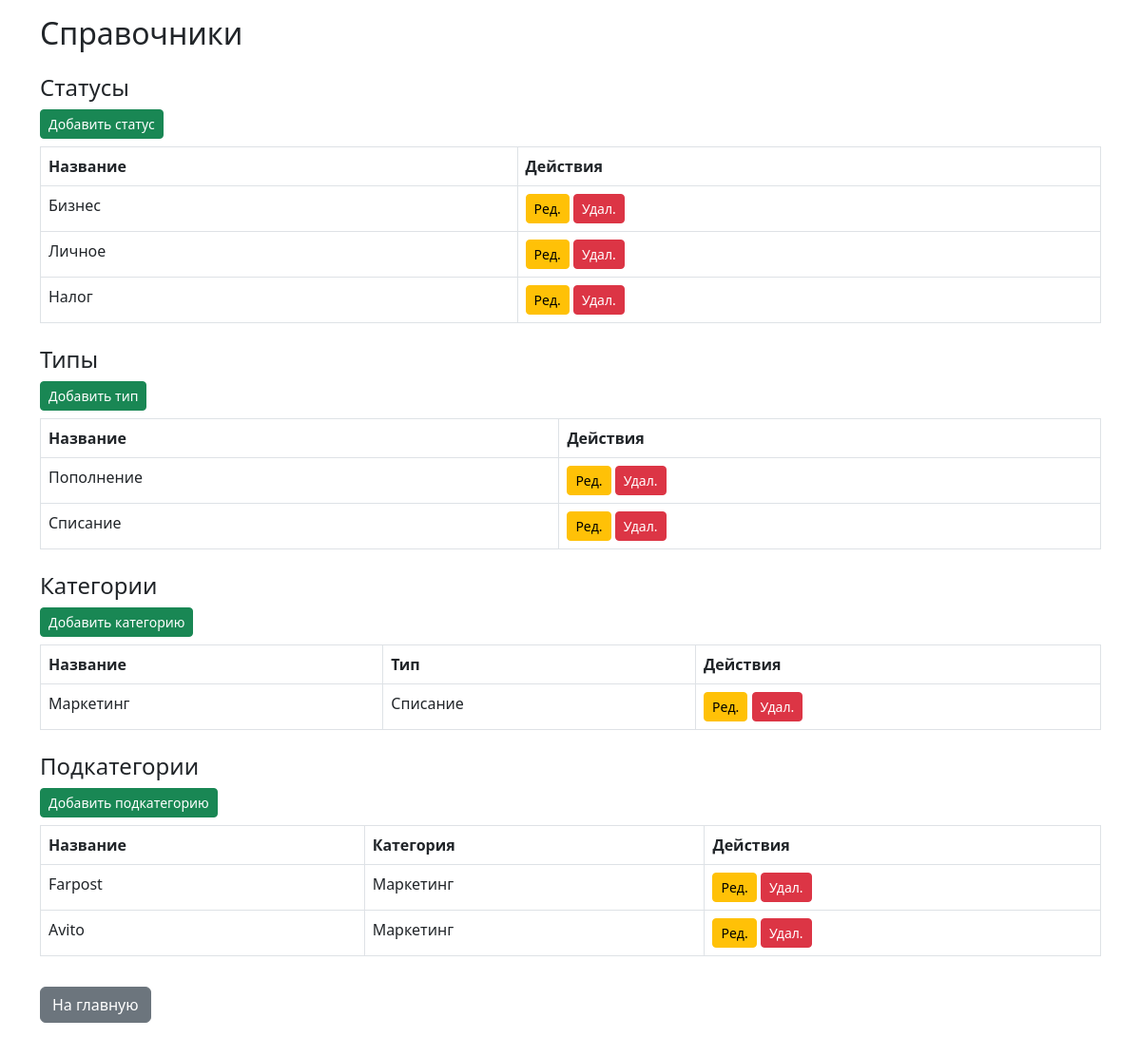
Page /catalog/ on the committed database.
### dds_app/models.py (models this page shows, shortened)
class Status(models.Model):
    name = models.CharField("Название статуса", max_length=50)
    class Meta:
        verbose_name = "Статус"
        verbose_name_plural = "Статусы"

class Type(models.Model):
    name = models.CharField("Тип", max_length=50)
    class Meta:
        verbose_name = "Тип"
        verbose_name_plural = "Типы"

class Category(models.Model):
    name = models.CharField("Категория", max_length=100)
    type = models.ForeignKey(Type, on_delete=models.CASCADE, related_name='categories')

class SubCategory(models.Model):
    name = models.CharField("Подкатегория", max_length=100)
    category = models.ForeignKey(Category, on_delete=models.CASCADE, related_name='subcategories')

### dds_app/views.py (the view)
# urls.py: path('catalog/', views.catalog, name='catalog'),
def catalog(request):
    context = {
        'statuses': Status.objects.all(),
        'types': Type.objects.all(),
        'categories': Category.objects.all(),
        'subcategories': SubCategory.objects.all()
    }
    return render(request, 'dds_app/catalog.html', context)

### dds_app/templates/dds_app/catalog.html (shortened to what this page needs)
<!DOCTYPE html>
<html>
<head>
    <link rel="stylesheet" href="https://cdn.jsdelivr.net/npm/bootstrap@5.3.0/dist/css/bootstrap.min.css">
</head>
<body class="p-3">
<div class="container">
    <h2>Справочники</h2>
    <h4 class="mt-4">Статусы</h4>
    <a href="{% url 'dds_app:status_add' %}" class="btn btn-sm btn-success mb-2">Добавить статус</a>
    <table class="table table-bordered">
        <thead>
            <tr><th>Название</th><th>Действия</th></tr>
        </thead>
        <tbody>
            {% for s in statuses %}
            <tr>
                <td>{{ s.name }}</td>
                <td>
                    <a href="{% url 'dds_app:status_edit' s.id %}" class="btn btn-sm btn-warning">Ред.</a>
                    <a href="{% url 'dds_app:status_delete' s.id %}" class="btn btn-sm btn-danger">Удал.</a>
                </td>
            </tr>
            {% endfor %}
        </tbody>
    </table>
    <h4 class="mt-4">Типы</h4>
    <a href="{% url 'dds_app:type_add' %}" class="btn btn-sm btn-success mb-2">Добавить тип</a>
    <table class="table table-bordered">
        <thead>
            <tr><th>Название</th><th>Действия</th></tr>
        </thead>
        <tbody>
            {% for t in types %}
            <tr>
                <td>{{ t.name }}</td>
                <td>
                    <a href="{% url 'dds_app:type_edit' t.id %}" class="btn btn-sm btn-warning">Ред.</a>
                    <a href="{% url 'dds_app:type_delete' t.id %}" class="btn btn-sm btn-danger">Удал.</a>
                </td>
            </tr>
            {% endfor %}
        </tbody>
    </table>
    <h4 class="mt-4">Категории</h4>
    <a href="{% url 'dds_app:category_add' %}" class="btn btn-sm btn-success mb-2">Добавить категорию</a>
    <table class="table table-bordered">
        <thead>
            <tr><th>Название</th><th>Тип</th><th>Действия</th></tr>
        </thead>
        <tbody>
            {% for c in categories %}
            <tr>
                <td>{{ c.name }}</td>
                <td>{{ c.type.name }}</td>
                <td>
                    <a href="{% url 'dds_app:category_edit' c.id %}" class="btn btn-sm btn-warning">Ред.</a>
                    <a href="{% url 'dds_app:category_delete' c.id %}" class="btn btn-sm btn-danger">Удал.</a>
                </td>
            </tr>
            {% endfor %}
        </tbody>
    </table>
    <h4 class="mt-4">Подкатегории</h4>
    <a href="{% url 'dds_app:subcategory_add' %}" class="btn btn-sm btn-success mb-2">Добавить подкатегорию</a>
    <table class="table table-bordered">
        <thead>
            <tr><th>Название</th><th>Категория</th><th>Действия</th></tr>
        </thead>
        <tbody>
            {% for sc in subcategories %}
            <tr>
                <td>{{ sc.name }}</td>
                <td>{{ sc.category.name }}</td>
                <td>
                    <a href="{% url 'dds_app:subcategory_edit' sc.id %}" class="btn btn-sm btn-warning">Ред.</a>
                    <a href="{% url 'dds_app:subcategory_delete' sc.id %}" class="btn btn-sm btn-danger">Удал.</a>
                </td>
            </tr>
            {% endfor %}
        </tbody>
    </table>
    <a href="{% url 'dds_app:index' %}" class="btn btn-secondary mt-3">На главную</a>
</div>
</body>
</html>

### rows in the picture
Status: name "Бизнес"
Status: name "Личное"
Status: name "Налог"
Type: name "Пополнение"
Type: name "Списание"
Category: name "Маркетинг", type.name "Списание"
SubCategory: name "Farpost", category.name "Маркетинг"
SubCategory: name "Avito", category.name "Маркетинг"
